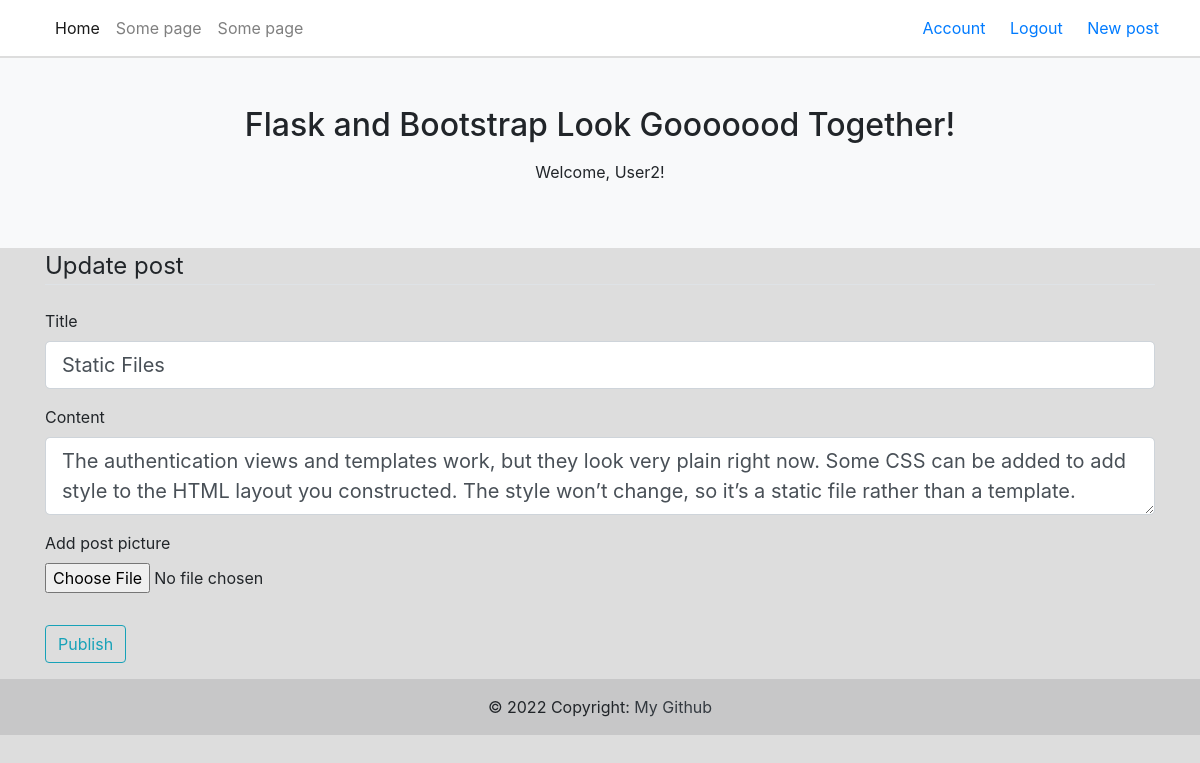
/post/5/update (signed in), run on the app's committed database.
### FlaskBlog/models.py (models this page shows, shortened)
class User(db.Model, UserMixin):
    id = db.Column(db.Integer, primary_key=True)
    username = db.Column(db.String(20), unique=True, nullable=False)
    email = db.Column(db.String(120), unique=True, nullable=False)
    image_file = db.Column(db.String(20), nullable=False,
                           default='default.png')
    password = db.Column(db.String(60), nullable=False)
    posts = db.relationship('Post', backref='author', lazy=True)

class Post(db.Model):
    id = db.Column(db.Integer, primary_key=True)
    title = db.Column(db.String(100), nullable=False)
    date_posted = db.Column(db.DateTime, nullable=False,
                            default=datetime.utcnow)
    content = db.Column(db.Text, nullable=False)
    user_id = db.Column(db.Integer, db.ForeignKey('user.id'), nullable=False)
    post_image = db.Column(db.String(20), nullable=True, default='071.jpg')

### FlaskBlog/postapp/routes.py (the view)
@posts.route("/post/<int:post_id>/update", methods=['GET', 'POST'])
@login_required
def update_post(post_id):
    post = Post.query.get_or_404(post_id)
    if post.author != current_user:
        abort(403)
    form = PostForm()
    if form.validate_on_submit():
        post.title = form.title.data
        post.content = form.content.data
        db.session.commit()
        flash('Post is updated!', 'success')
        return redirect(url_for('posts.view_post', post_id=post.id))
    elif request.method == 'GET':
        form.title.data = post.title
        form.content.data = post.content
    return render_template('create_post.html', title='Update post',
                           form=form, legend='Update post')

### FlaskBlog/postapp/forms.py
class PostForm(FlaskForm):
    title = StringField('Title', validators=[DataRequired()])
    content = TextAreaField('Content', validators=[DataRequired()])
    picture = FileField('Add post picture',
                        validators=[FileAllowed(['jpg', 'png', 'webp']),
                                    Optional()])
    submit = SubmitField('Publish')

### FlaskBlog/models.py (called while the page is built)
@login_manager.user_loader
def load_user(user_id):
    return User.query.get(int(user_id))

### FlaskBlog/templates/create_post.html (shortened to what this page needs)
{% extends "layout.html" %}
{% block content %}
<div class="container align-center" >
    <form method="POST" action="" enctype="multipart/form-data">
        <fieldset class="form-group">
            <legend class="border-bottom mb-4">{{ legend }}</legend>
            <div class="form-group">
                {{ form.title.label(class="form-control-label") }}
                {% if form.title.errors %}
                    {{ form.title(class="form-control form-control-lg is-invalid") }}
                    <div class="invalid-feedback">
                        {% for error in form.title.errors %}
                            <span>{{ error }}</span>
                        {% endfor %}
                    </div>
                {% else %}
                    {{ form.title(class="form-control form-control-lg") }}
                {% endif %}
            </div>
            <div class="form-group">
                {{ form.content.label(class="form-control-label") }}
                {% if form.content.errors %}
                    {{ form.content(class="form-control form-control-lg is-invalid") }}
                    <div class="invalid-feedback">
                        {% for error in form.content.errors %}
                            <span>{{ error }}</span>
                        {% endfor %}
                    </div>
                {% else %}
                    {{ form.content(class="form-control form-control-lg") }}
                {% endif %}
            </div>
            <div class="form-group">
                  {{ form.picture.label() }}
                  {{ form.picture(class="form-control-file") }}
              </div>
        </fieldset>
        <div class="form-group">
            {{ form.submit(class="btn btn-outline-info") }}
        </div>
    </form>
</div>
{% endblock content %}

### FlaskBlog/templates/layout.html (shortened to what this page needs)
<!DOCTYPE html>
<html lang="en">
<head>
    <link href="//netdna.bootstrapcdn.com/bootstrap/4.0.0/css/bootstrap.min.css" rel="stylesheet" id="bootstrap-css">
</head>
<body>
<header>
    <nav class="navbar navbar-expand-lg navbar-light bg-white fixed-top">
      <div class="container-fluid">
        <div class="collapse navbar-collapse" id="navbarExample01">
          <ul class="navbar-nav me-auto mb-2 mb-lg-0">
            <li class="nav-item active">
              <a class="nav-link" aria-current="page" href="/">Home</a>
            </li>
            <li class="nav-item">
              <a class="nav-link" href="/" rel="nofollow"
                target="_blank">Some page</a>
            </li>
            <li class="nav-item">
              <a class="nav-link" href="/" target="_blank">Some page</a>
            </li>
          </ul>
        </div>
          <div class="align-right">
              {% if current_user.is_authenticated %}
              <a class="u-button-style u-nav-link u-text-active-palette-1-base u-text-white u-text-hover-palette-2-base"
                       href="{{url_for('users.account')}}" style="padding: 10px;">
                        Account
              </a>
              <a class="u-button-style u-nav-link u-text-active-palette-1-base u-text-white u-text-hover-palette-2-base"
                       href="{{url_for('users.logout')}}" style="padding: 10px;">
                        Logout
              </a>
              <a class="u-button-style u-nav-link u-text-active-palette-1-base u-text-white u-text-hover-palette-2-base"
                       href="{{url_for('posts.new_post')}}" style="padding: 10px;">
                        New post
              </a>
              {% endif %}
          </div>
      </div>
    </nav>
    <div id="intro" class="p-5 text-center bg-light">
      <h1 class="mb-3 h2">Flask and Bootstrap Look Gooooood Together!</h1>
      {% if current_user.is_authenticated %}
      <p class="mb-3">Welcome, {{ current_user.username }}!</p>
      {% endif %}
    </div>
  </header>
{% block content %} {% endblock content %}
  <footer class="bg-light text-lg-start">
    <div class="text-center p-3" style="background-color: rgba(0, 0, 0, 0.2);">
      © 2022 Copyright:
      <a class="text-dark" href="https://github.com/valentinafomina/">My Github</a>
    </div>
  </footer>
</body>
</html>

### FlaskBlog/templates/layout.html (style rules this page uses)
body { background-color:#ddd; }
.bg-white { background-color:#fff; }
#intro { margin-top: 58px; }

### data on the page
User: username "User2"
Post: title "Static Files", content "The authentication views and templates work, but they look very plain right now. Some CSS can be added to add style to the HTML layout you constructed. The style won’t change, so it’s a static file rather than a template."

### other printed values
{{ legend }} "Update post"
